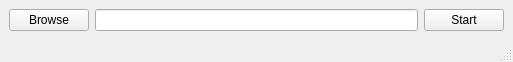
<?xml version="1.0" encoding="UTF-8"?>
<ui version="4.0">
 <class>IconizerWindow</class>
 <widget class="QMainWindow" name="IconizerWindow">
  <property name="geometry">
   <rect>
    <x>0</x>
    <y>0</y>
    <width>513</width>
    <height>62</height>
   </rect>
  </property>
  <property name="windowTitle">
   <string>MainWindow</string>
  </property>
  <widget class="QWidget" name="centralwidget">
   <layout class="QGridLayout" name="gridLayout">
    <item row="0" column="1">
     <widget class="QLineEdit" name="directory_path_edit"/>
    </item>
    <item row="0" column="0">
     <widget class="QPushButton" name="browse_directory_button">
      <property name="text">
       <string>Browse</string>
      </property>
     </widget>
    </item>
    <item row="0" column="2">
     <widget class="QPushButton" name="start_button">
      <property name="text">
       <string>Start</string>
      </property>
     </widget>
    </item>
   </layout>
  </widget>
  <widget class="QStatusBar" name="statusbar"/>
 </widget>
 <resources/>
 <connections/>
</ui>
